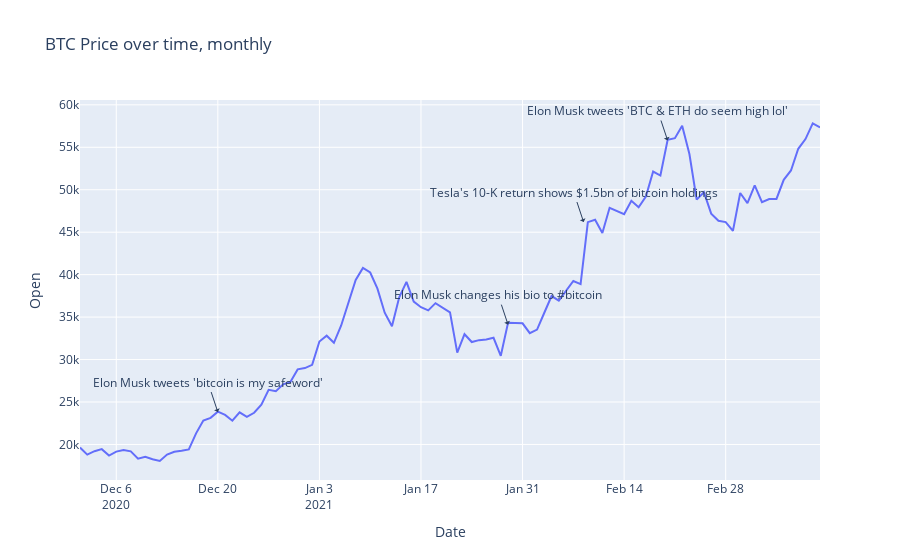

Notebook cell for this chart:
### Markdown cell above
### Comment on data collection

Though it would be nice to press run and we get everything we need pulled down without too much manual entry, at the end of the day you need consider whether it's worth it to automate some things. There's certain bits of news that I have in the back of my mind that aren't tweets but I do feel would compliment the analysis - to do this you can create manual annotations and place them onto the graph by eye.

### Code cell
fig = px.line(BTC_Data, x = "Date", y = "Open", title = 'BTC Price over time, monthly')

#This hit the news straight away
fig.add_annotation(x= "2021-01-29 00:00:00.00000", y=34111,
            text="Elon Musk changes his bio to #bitcoin",
            showarrow=True,
            arrowhead=1)


#A friend showed me this 
fig.add_annotation(x= "2021-02-08 10:00:00.00000", y=46196,
            text="Tesla's 10-K return shows $1.5bn of bitcoin holdings",
            showarrow=True,
            arrowhead=1)

#As a holder of eth I remember this one quite well..
fig.add_annotation(x= "2021-02-20 00:00:00.00000", y=55800,
            text="Elon Musk tweets 'BTC & ETH do seem high lol'",
            showarrow=True,
            arrowhead=1)


fig.show()
